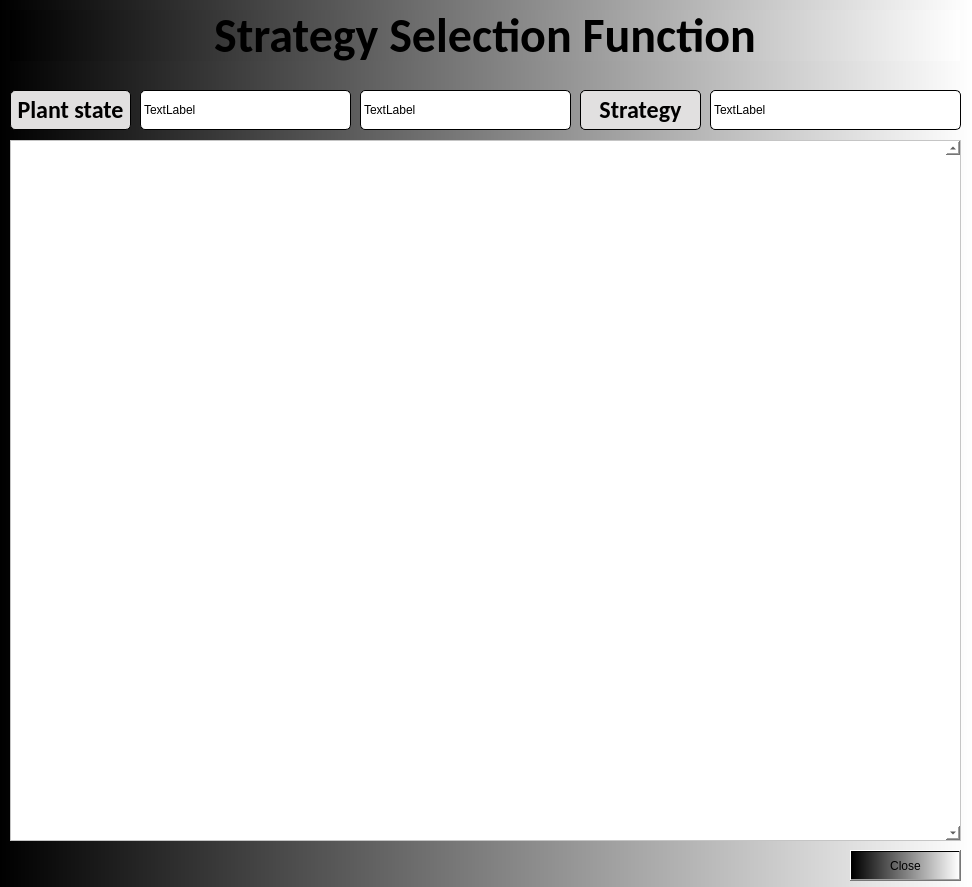
<?xml version="1.0" encoding="UTF-8"?>
<ui version="4.0">
 <class>MainForm</class>
 <widget class="QWidget" name="MainForm">
  <property name="geometry">
   <rect>
    <x>0</x>
    <y>0</y>
    <width>972</width>
    <height>887</height>
   </rect>
  </property>
  <property name="windowTitle">
   <string>Form</string>
  </property>
  <property name="styleSheet">
   <string notr="true">background-color: qlineargradient(spread:pad, x1:0, y1:0, x2:1, y2:0, stop:0 rgba(0, 0, 0, 255), stop:1 rgba(255, 255, 255, 255));</string>
  </property>
  <widget class="QLabel" name="Top_label">
   <property name="geometry">
    <rect>
     <x>10</x>
     <y>10</y>
     <width>950</width>
     <height>51</height>
    </rect>
   </property>
   <property name="font">
    <font>
     <family>Calibri</family>
     <pointsize>36</pointsize>
     <weight>75</weight>
     <bold>true</bold>
    </font>
   </property>
   <property name="layoutDirection">
    <enum>Qt::LeftToRight</enum>
   </property>
   <property name="text">
    <string>Strategy Selection Function</string>
   </property>
   <property name="alignment">
    <set>Qt::AlignCenter</set>
   </property>
  </widget>
  <widget class="QLabel" name="Fir_label">
   <property name="geometry">
    <rect>
     <x>10</x>
     <y>90</y>
     <width>121</width>
     <height>40</height>
    </rect>
   </property>
   <property name="font">
    <font>
     <family>Calibri</family>
     <pointsize>18</pointsize>
     <weight>75</weight>
     <bold>true</bold>
    </font>
   </property>
   <property name="styleSheet">
    <string notr="true">background-color: rgb(225, 224, 224);
border-style: outset;
border-width: 1px;
border-color: rgb(0,0,0);
border-radius: 5px;

</string>
   </property>
   <property name="text">
    <string>Plant state</string>
   </property>
   <property name="alignment">
    <set>Qt::AlignCenter</set>
   </property>
  </widget>
  <widget class="QLabel" name="Fou_label">
   <property name="geometry">
    <rect>
     <x>710</x>
     <y>90</y>
     <width>251</width>
     <height>40</height>
    </rect>
   </property>
   <property name="styleSheet">
    <string notr="true">background-color: rgb(255, 255, 255);
border-style: outset;
border-width: 1px;
border-color: rgb(0, 0, 0);
border-radius: 5px;</string>
   </property>
   <property name="text">
    <string>TextLabel</string>
   </property>
  </widget>
  <widget class="QLabel" name="Thi_label">
   <property name="geometry">
    <rect>
     <x>580</x>
     <y>90</y>
     <width>121</width>
     <height>40</height>
    </rect>
   </property>
   <property name="font">
    <font>
     <family>Calibri</family>
     <pointsize>18</pointsize>
     <weight>75</weight>
     <bold>true</bold>
    </font>
   </property>
   <property name="styleSheet">
    <string notr="true">background-color: rgb(225, 224, 224);
border-style: outset;
border-width: 1px;
border-color: rgb(0, 0, 0);
border-radius: 5px;</string>
   </property>
   <property name="text">
    <string>Strategy</string>
   </property>
   <property name="alignment">
    <set>Qt::AlignCenter</set>
   </property>
  </widget>
  <widget class="QLabel" name="Sec_label">
   <property name="geometry">
    <rect>
     <x>140</x>
     <y>90</y>
     <width>211</width>
     <height>40</height>
    </rect>
   </property>
   <property name="styleSheet">
    <string notr="true">background-color: rgb(255, 255, 255);
border-style: outset;
border-width: 1px;
border-color: rgb(0, 0, 0);
border-radius: 5px;</string>
   </property>
   <property name="text">
    <string>TextLabel</string>
   </property>
  </widget>
  <widget class="QPushButton" name="btn_close">
   <property name="geometry">
    <rect>
     <x>850</x>
     <y>850</y>
     <width>111</width>
     <height>31</height>
    </rect>
   </property>
   <property name="text">
    <string>Close</string>
   </property>
  </widget>
  <widget class="QFrame" name="frame">
   <property name="geometry">
    <rect>
     <x>10</x>
     <y>140</y>
     <width>951</width>
     <height>701</height>
    </rect>
   </property>
   <property name="styleSheet">
    <string notr="true">background-color: rgb(255, 255, 255);
</string>
   </property>
   <property name="frameShape">
    <enum>QFrame::StyledPanel</enum>
   </property>
   <property name="frameShadow">
    <enum>QFrame::Raised</enum>
   </property>
   <widget class="QScrollArea" name="SA">
    <property name="geometry">
     <rect>
      <x>0</x>
      <y>0</y>
      <width>951</width>
      <height>701</height>
     </rect>
    </property>
    <property name="verticalScrollBarPolicy">
     <enum>Qt::ScrollBarAlwaysOn</enum>
    </property>
    <property name="widgetResizable">
     <bool>true</bool>
    </property>
    <widget class="QWidget" name="SA_widget">
     <property name="geometry">
      <rect>
       <x>0</x>
       <y>0</y>
       <width>932</width>
       <height>699</height>
      </rect>
     </property>
    </widget>
   </widget>
  </widget>
  <widget class="QLabel" name="Sec_label_2">
   <property name="geometry">
    <rect>
     <x>360</x>
     <y>90</y>
     <width>211</width>
     <height>40</height>
    </rect>
   </property>
   <property name="styleSheet">
    <string notr="true">background-color: rgb(255, 255, 255);
border-style: outset;
border-width: 1px;
border-color: rgb(0, 0, 0);
border-radius: 5px;</string>
   </property>
   <property name="text">
    <string>TextLabel</string>
   </property>
  </widget>
 </widget>
 <resources/>
 <connections/>
</ui>
